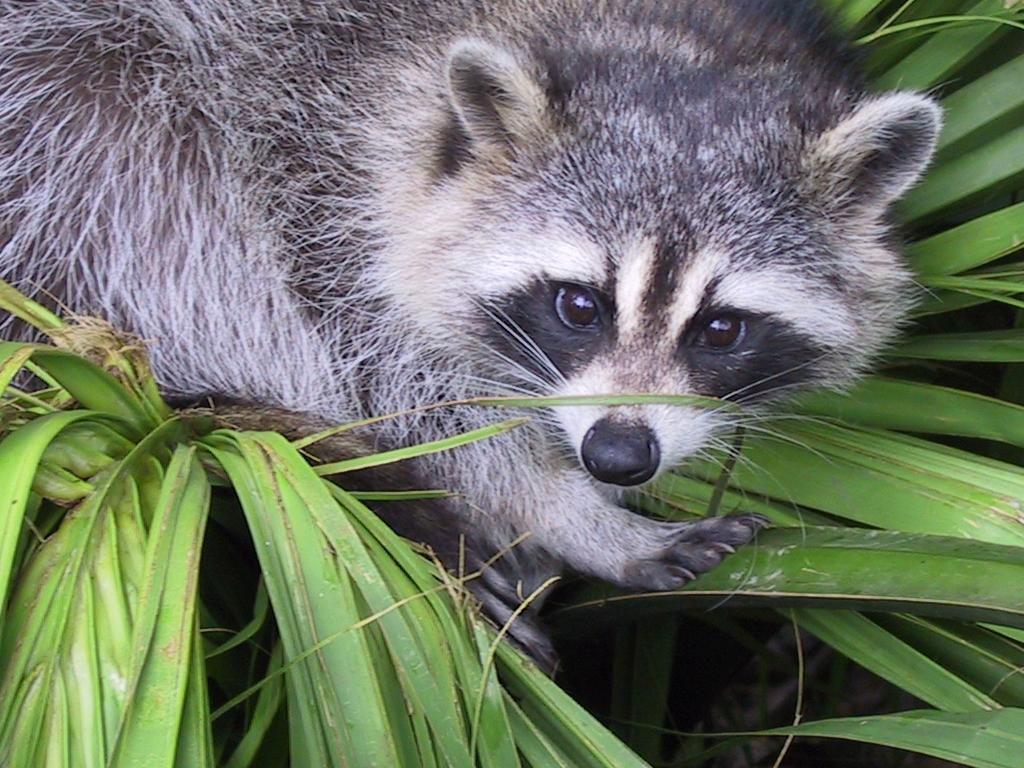
#> input picture Python_for_Data_Science/Python-1-Array/ex03/animal.jpeg, 1024 x 768 px
$ python zoom.py
#> lines starting #> are read from the running program, lines starting #| are printed output that depends on the picture
### Python_for_Data_Science/Python-1-Array/ex04/load_image.py
import numpy as np
from array import array
from PIL import Image


def ft_load(path: str) -> array:
    """
    Load an image and return its pixels as an array.

    Returns a array in RGB format.
    Returns None if there is any problem with the file.

    :param path: path to the image file
    :return: array of pixels or None
    """
#> called with path = 'animal.jpeg'
    try:
        image = Image.open(path, "r")
#> image is the input picture: PIL image 1024x768 RGB; mean R, G, B 110.7, 117.7, 102.1
        image = image.convert("RGB")
    except Exception:
        print("Error file")
        return None
    rgb = 3
    width, height = image.size
#> width = 1024; height = 768
    pixel_values = list(image.getdata())
#> pixel_values = 786432 items
    arr = np.array(pixel_values)
    arr = arr.reshape((height, width, rgb))
    print(f"The shape of image is: {arr.shape}")
#| The shape of image is: (768, 1024, 3)
    return arr

### Python_for_Data_Science/Python-1-Array/ex03/zoom.py
from load_image import ft_load
import numpy as np
from PIL import Image
import matplotlib.pyplot as plt


def main():
    image_array = ft_load("animal.jpeg")
    if image_array is None:
        return
    print(image_array)
#> (printed output is left out)
    image_array = image_array[300:400, 300:400]
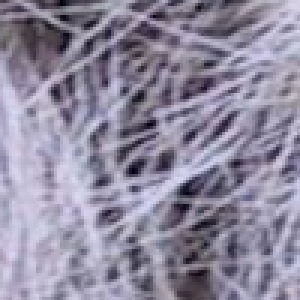
#> image_array: shape (100, 100, 3) int64 (shown 3 times larger); mean R, G, B 143.4, 138.2, 158.7
    print (f"New shape after slicing: {image_array.shape}")
#| New shape after slicing: (100, 100, 3)
    print(image_array)
#> (printed output is left out)
#> (the run stopped early here; a loop or call above may not have finished)
